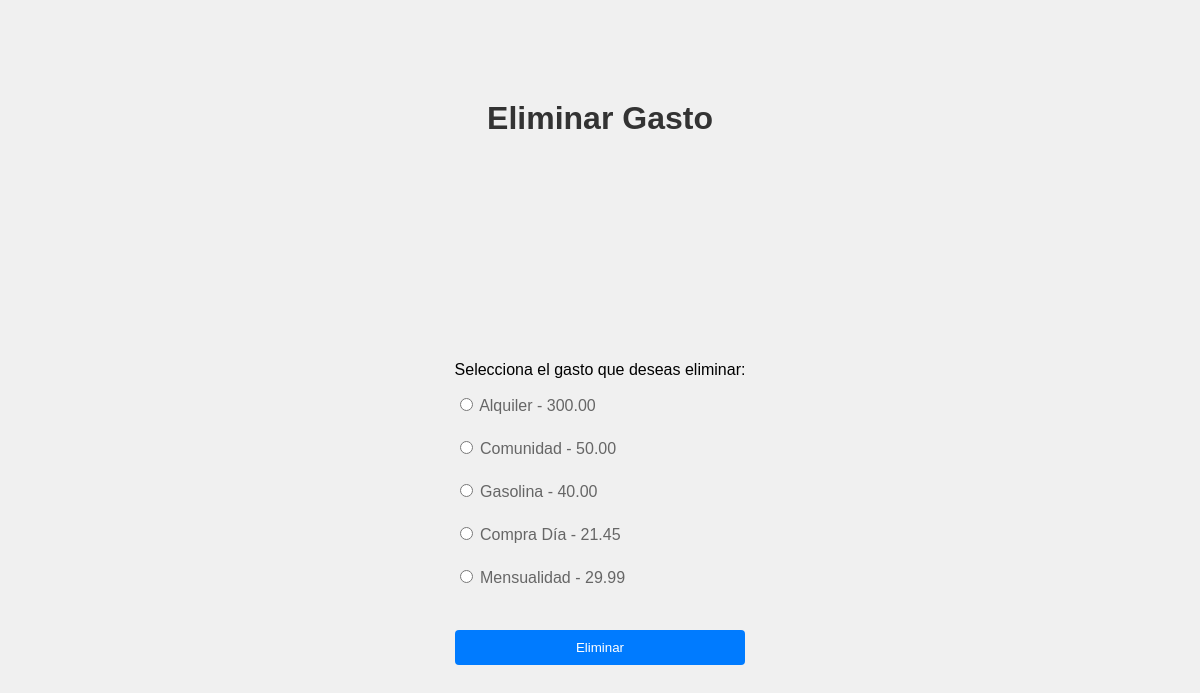
Page /mi_gestor/eliminar_gasto/20/ (signed in) on the committed database.
### mi_gestor/models.py (models this page shows, shortened)
class GastoMensual(models.Model):
    usuario = models.ForeignKey(User, on_delete=models.CASCADE, default=None)
    fecha = models.DateField()
    categoria = models.ForeignKey(Categoria, on_delete=models.CASCADE, null=True, blank=True, default=None)
    descripcion = models.CharField(max_length=100)
    cantidad = models.DecimalField(max_digits=10, decimal_places=2)

### mi_gestor/views.py (the view)
# urls.py: path('eliminar_gasto/<int:gasto_id>/', views.eliminar_gasto, name='eliminar_gasto'),
@login_required
def eliminar_gasto(request, gasto_id):
    mes_actual = datetime.date.today().replace(day=1)
    gastos = GastoMensual.objects.filter(usuario=request.user, fecha__month=mes_actual.month, fecha__year=mes_actual.year).order_by('fecha')
    if request.method == 'POST':
        gasto_id = request.POST.get('gasto_id')
        gasto = get_object_or_404(GastoMensual, id=gasto_id)
        gasto.delete()
        return redirect('mi_gestor:home')
    else:
        return render(request, 'eliminar_gasto.html', {'gastos': gastos, 'gasto_id': gasto_id})

### mi_gestor/templates/eliminar_gasto.html (shortened to what this page needs)
<!DOCTYPE html>
<html lang="en">
<head>
    {% load static %}
    <link rel="stylesheet" type="text/css" href="{% static 'eliminar_gasto_style.css' %}">
</head>
<body>
    <h1>Eliminar Gasto</h1>
    <form action="{% url 'mi_gestor:eliminar_gasto' gasto_id %}" method="post">
        <p>Selecciona el gasto que deseas eliminar:</p>
        {% for gasto in gastos %}
            <label>
                <input type="radio" name="gasto_id" value="{{ gasto.id }}">
                {{ gasto.descripcion }} - {{ gasto.cantidad }}
            </label><br>
        {% endfor %}
        <button type="submit">Eliminar</button>
    </form>
</body>
</html>

### mi_gestor/static/eliminar_gasto_style.css (style rules this page uses)
body { font-family: Arial, sans-serif; margin: 0; padding: 0; background-color: #f0f0f0; display: flex; justify-content: center; align-items: center; height: 100vh; }
h1 { color: #333; text-align: center; margin-top: 20px; position: absolute; top: 10%; left: 50%; transform: translateX(-50%); }
form { margin-top: 250px; display: flex; flex-direction: column; }
form label { margin-bottom: 5px; color: #666; }
form button { padding: 10px; background-color: #007bff; color: #fff; border: none; border-radius: 4px; margin-top: 20px; margin-bottom: 40px; cursor: pointer; transition: background-color 0.3s ease; }

### rows in the picture
GastoMensual: descripcion "Alquiler", cantidad "300.00"
GastoMensual: descripcion "Comunidad", cantidad "50.00"
GastoMensual: descripcion "Gasolina", cantidad "40.00"
GastoMensual: descripcion "Compra Día", cantidad "21.45"
GastoMensual: descripcion "Mensualidad", cantidad "29.99"
